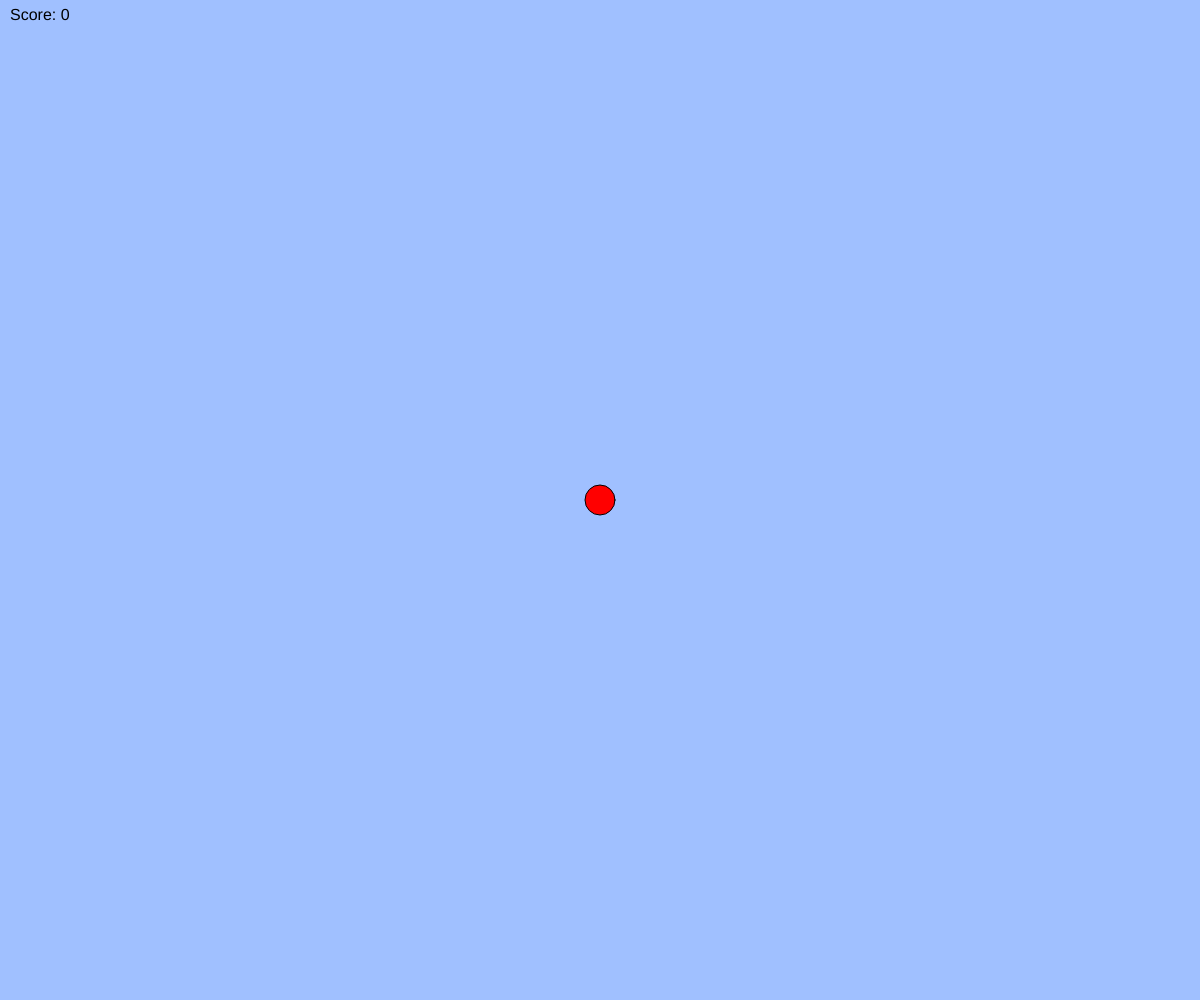
Frame 1 (no input)
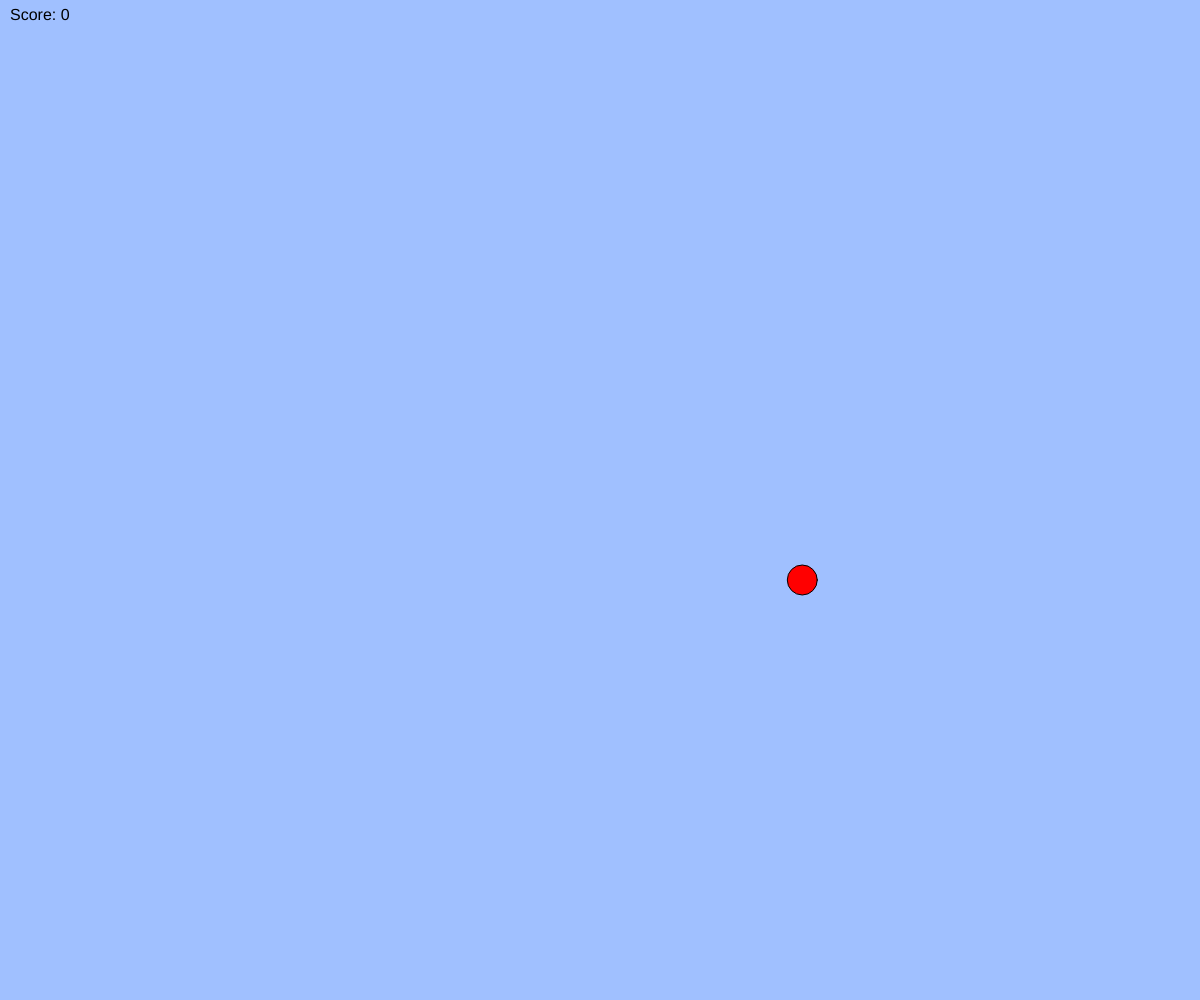
Frame 60 (no input)
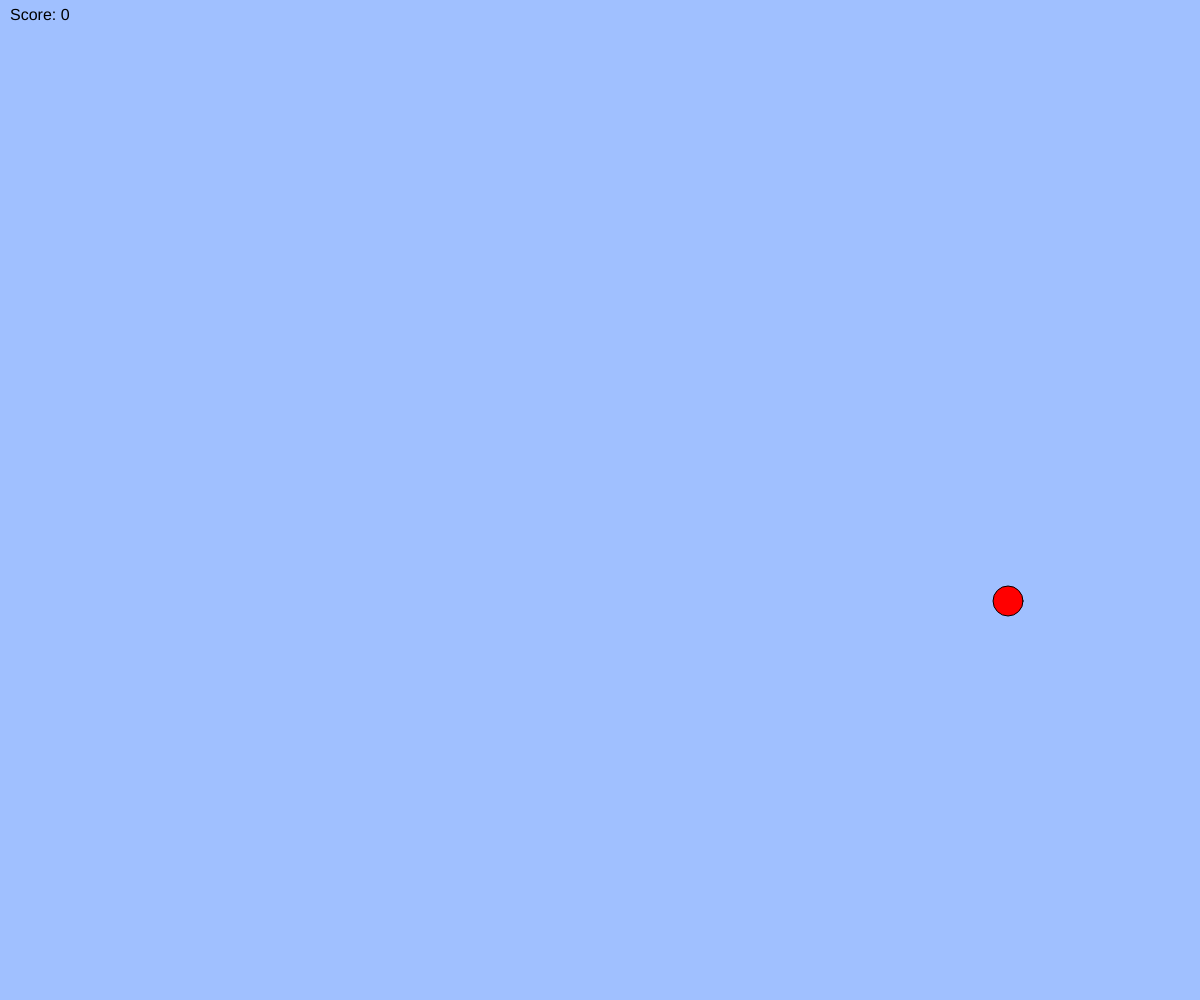
Frame 120 (the mouse pressed at the canvas centre since frame 60)

The p5.js sketch that drew these frames (run headless with seeded random() and noise() and a simulated clock; from frame 60 on, the mouse is pressed at the canvas centre):

// p5.js sketch
// ── sketch.js
// 最終課題を制作しよう

let balls;
let target;
const g = 1; // 重力加速度
const vyMax = 30;
let score = 0; // スコアを管理

function setup() {
  createCanvas(windowWidth, windowHeight);
  balls = [];
  generateNewTarget(); // 初期のターゲットを 生成
}

function draw() {
  background(160, 192, 255);

  // ターゲットを描画
  fill(255, 0, 0);
  ellipse(target.x, target.y, target.size);

  // ターゲットの動き
  target.x += target.vx;
  target.y += target.vy;

  // 重力の影響
  target.vy = constrain(target.vy + g, -vyMax, vyMax);

  // 端の処理: 跳ね返る
  if (target.x < 0 || target.x > width) {
    target.vx = -target.vx;
  }
  if (target.y > height) {
    target.vy = -target.vy;
  }
  target.x = constrain(target.x, 0, width);
  target.y = constrain(target.y, 0, height);

  // ボールを描画・移動
  for (let i = balls.length - 1; i >= 0; i--) {
    let b = balls[i];
    fill(0, 100, 255);
    ellipse(b.x, b.y, b.size);
    b.x += b.vx;
    b.y += b.vy;

    // ボールがターゲットに当たったかチェック
    if (dist(b.x, b.y, target.x, target.y) < (b.size + target.size) / 2) {
      balls.splice(i, 1); // ボールを削除
      score++; // スコアを加算
      generateNewTarget(); // 新しいターゲットを生成
    } else if (b.x < 0 || b.x > width || b.y < 0 || b.y > height) {
      // ボールが画面外に出た場合削除
      balls.splice(i, 1);
    }
  }

  // スコアを表示
  fill(0);
  textSize(16);
  text(`Score: ${score}`, 10, 20);
}

function mouseDragged() {
  const dx = mouseX - pmouseX;
  const dy = mouseY - pmouseY;
  if (mag(dx, dy) > 5) {
    const size = random(3, 20);
    const b = { x: mouseX, y: mouseY, size: size, vx: dx, vy: dy };
    balls.push(b);
  }
}

// ターゲットのデータを生成
function generateNewTarget() {
  target = {
    x: width / 2,
    y: height / 2,
    size: 30, // ターゲットのサイズ
    vx: random(-8, 8), // 初期速度をランダムに設定
    vy: random(-8, 8)
  };
}

function windowResized() {
  resizeCanvas(windowWidth, windowHeight);
}
